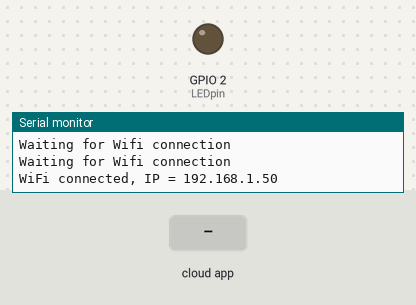
Recording of a sketch running on a simulated ESP32. On the bench: output pins drawn as LEDs (lit = HIGH), the last lines printed to the serial monitor. The test bench sets the inputs (shaded band). WiFi joins after 1.5 s; servers stay silent unless stated.

Above: at 2.8 s.
2.9 s: the phone or cloud app sets LED to 1
At 3.9 s:
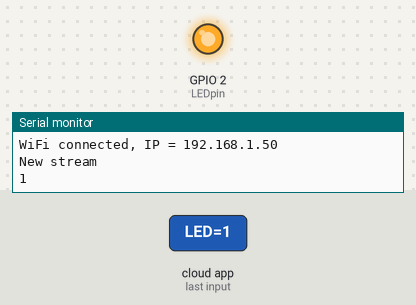
4.4 s: the phone or cloud app sets LED to 0
At 5.0 s:
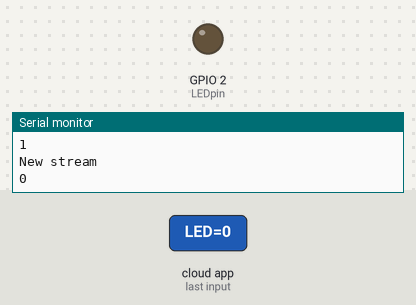
Timing chart, 0 to 7.4 s (numbered marks = the images above; inputs shaded):
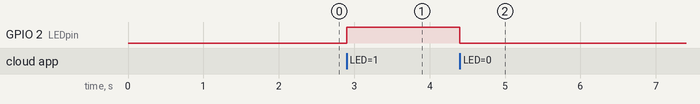

The sketch:

24_Firebase_LED_count.ino
```cpp
#include <WiFi.h>
#include <Firebase_ESP_Client.h>

int myLED = 0;
int LEDpin = 2;
float count1 = 3.22;
unsigned long Timecount = 0;

#define WIFI_SSID "YOUR_WIFI_NAME"                //Your Wifi network name
#define WIFI_PASSWORD "YOUR_WIFI_PASSWORD"        //Your Wifi password
#define API_KEY "API_KEY_FROM_FIREBASE"           //Firebase API KEY
#define DATABASE_URL "DATABASE_URL_FROM_FIREBASE" //Firebase database URL
#define USER_EMAIL "USER_EMAIL"                   //User email
#define USER_PASSWORD "USER_PASSWORD"             //User password

FirebaseData fbdo,fbdo2;
FirebaseAuth auth;
FirebaseConfig config;


void setup()
{
  pinMode(LEDpin, OUTPUT);
  Serial.begin(115200);
  WiFi.begin(WIFI_SSID, WIFI_PASSWORD);

  while (WiFi.status() != WL_CONNECTED)
  {
    Serial.println("Waiting for Wifi connection");
    delay(500);
  }
  Serial.print("WiFi connected, IP = ");
  Serial.println(WiFi.localIP());

  config.api_key = API_KEY;
  auth.user.email = USER_EMAIL;
  auth.user.password = USER_PASSWORD;
  config.database_url = DATABASE_URL;

  Firebase.reconnectNetwork(true); //ESP32 will try to re-connect automaticly to WiFi in case of that the connection drops
  Firebase.begin(&config, &auth);
  Firebase.RTDB.beginStream(&fbdo2,"/Myfirebase/LED");

}

void loop()
{

  if (Firebase.ready() && (millis()-Timecount > 1000 || Timecount == 0))
  {
    Timecount = millis();
    Firebase.RTDB.setFloat(&fbdo, "/Myfirebase/temperature", count1++);

  }

  if (Firebase.ready()){
    if(!Firebase.RTDB.readStream(&fbdo2)){
      Serial.println("error stream");
    }

  if(fbdo2.streamAvailable()){
      Serial.println("New stream");
      if(fbdo2.dataType() == "int"){
        myLED = fbdo2.intData();
        Serial.println(myLED);
      }
  if(myLED == 0){
    digitalWrite(LEDpin,LOW);
      }
  else{
      digitalWrite(LEDpin,HIGH);
      }
    }
}

}
```

Measured:
- after the input at 2.9 s, GPIO 2 (LEDpin): LOW → HIGH at once
- after the input at 4.4 s, GPIO 2 (LEDpin): HIGH → LOW at once
